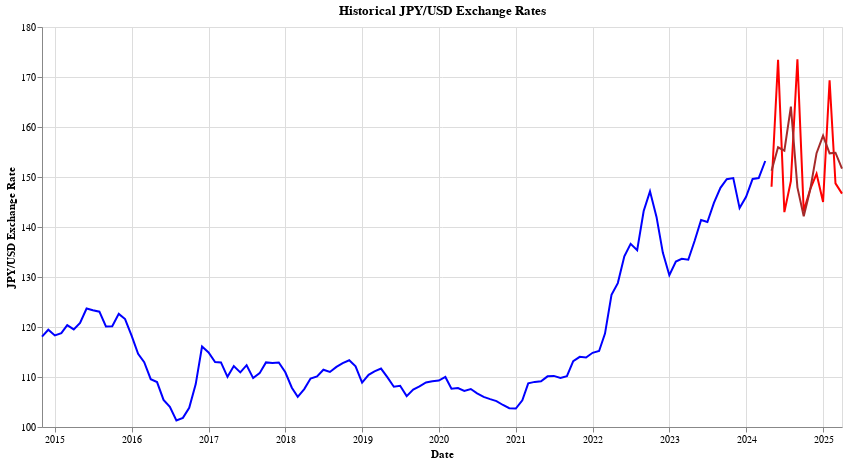

Here is the notebook cell this chart was saved with:
### Code cell
import altair as alt

# 创建历史数据图表
chart1 = alt.Chart(df1).mark_line(color='blue').encode(
    x=alt.X('date:T', title='Date'),
    y=alt.Y('df_sum_value:Q', title='JPY/USD Exchange Rate', scale=alt.Scale(domain=[100, 180]))
).properties(
    title='Historical JPY/USD Exchange Rates'
)

# 创建预测数据图表
chart2 = alt.Chart(future_df1).mark_line(color='red').encode(
    x=alt.X('Date:T', title='Date'),
    y=alt.Y('Exchange Rate:Q', title='JPY/USD Exchange Rate', scale=alt.Scale(domain=[100, 180]))
).properties(
    title='Predicted JPY/USD Exchange Rates'
)

chart3 = alt.Chart(future_df2).mark_line(color='brown').encode(
    x=alt.X('Date:T', title='Date'),
    y=alt.Y('Exchange Rate:Q', title='JPY/USD Exchange Rate', scale=alt.Scale(domain=[100, 180]))
).properties(
    title='Predicted JPY/USD Exchange Rates'
)
# 将两个图表合并
combined_chart = alt.layer(chart1, chart2,chart3).resolve_scale(
    y='shared'
).properties(
    width=800,
    height=400
)

combined_chart

### Figure 1 — Vega-Lite specification as saved in the notebook (floating-point values rounded to 4 significant figures)
{"config": {"view": {"continuousWidth": 300, "continuousHeight": 300}}, "layer": [{"data": {"name": "data-ff6ca3ff8c7c4c45f6cb0f3ce4b68246"}, "mark": {"type": "line", "color": "blue"}, "encoding": {"x": {"field": "date", "title": "Date", "type": "temporal"}, "y": {"field": "df_sum_value", "scale": {"domain": [100, 180]}, "title": "JPY/USD Exchange Rate", "type": "quantitative"}}, "title": "Historical JPY/USD Exchange Rates"}, {"data": {"name": "data-ff26f15ee9b67e2101e77f69c46699c2"}, "mark": {"type": "line", "color": "red"}, "encoding": {"x": {"field": "Date", "title": "Date", "type": "temporal"}, "y": {"field": "Exchange Rate", "scale": {"domain": [100, 180]}, "title": "JPY/USD Exchange Rate", "type": "quantitative"}}, "title": "Predicted JPY/USD Exchange Rates"}, {"data": {"name": "data-d5b57581cdc38cb940e904b2f676d156"}, "mark": {"type": "line", "color": "brown"}, "encoding": {"x": {"field": "Date", "title": "Date", "type": "temporal"}, "y": {"field": "Exchange Rate", "scale": {"domain": [100, 180]}, "title": "JPY/USD Exchange Rate", "type": "quantitative"}}, "title": "Predicted JPY/USD Exchange Rates"}], "height": 400, "resolve": {"scale": {"y": "shared"}}, "width": 800, "$schema": "https://vega.github.io/schema/vega-lite/v5.17.0.json", "datasets": {"data-ff6ca3ff8c7c4c45f6cb0f3ce4b68246": [{"date": "2024-04-01T00:00:00", "international_trans": -3346.0, "interest_margin": 3.67, "gdp": -0.2, "inflation": 1.37, "df_sum_value": 153.2}, {"date": "2024-03-01T00:00:00", "international_trans": -4103.0, "interest_margin": 3.468, "gdp": 0.3, "inflation": 1.462, "df_sum_value": 149.8}, {"date": "2024-02-01T00:00:00", "international_trans": -4103.0, "interest_margin": 3.501, "gdp": 0.3, "inflation": 1.357, "df_sum_value": 149.6}, {"date": "2024-01-01T00:00:00", "international_trans": -4103.0, "interest_margin": 3.406, "gdp": 0.3, "inflation": 1.95, "df_sum_value": 146.0}, {"date": "2023-12-01T00:00:00", "international_trans": -5524.0, "interest_margin": 3.347, "gdp": -2.2, "inflation": 1.696, "df_sum_value": 143.8}, {"date": "2023-11-01T00:00:00", "international_trans": -5524.0, "interest_margin": 3.692, "gdp": -2.2, "inflation": 1.6, "df_sum_value": 149.8}, {"date": "2023-10-01T00:00:00", "international_trans": -5524.0, "interest_margin": 3.972, "gdp": -2.2, "inflation": 1.379, "df_sum_value": 149.6}, {"date": "2023-09-01T00:00:00", "international_trans": -5131.0, "interest_margin": 3.658, "gdp": -2.0, "inflation": 1.464, "df_sum_value": 147.8}, {"date": "2023-08-01T00:00:00", "international_trans": -5131.0, "interest_margin": 3.531, "gdp": -2.0, "inflation": 1.387, "df_sum_value": 144.8}, {"date": "2023-07-01T00:00:00", "international_trans": -5131.0, "interest_margin": 3.433, "gdp": -2.0, "inflation": 1.516, "df_sum_value": 141.0}, {"date": "2023-06-01T00:00:00", "international_trans": -5277.0, "interest_margin": 3.344, "gdp": -1.8, "inflation": 1.455, "df_sum_value": 141.4}, {"date": "2023-05-01T00:00:00", "international_trans": -5277.0, "interest_margin": 3.201, "gdp": -1.8, "inflation": 1.656, "df_sum_value": 137.2}, {"date": "2023-04-01T00:00:00", "international_trans": -5277.0, "interest_margin": 3.001, "gdp": -1.8, "inflation": 1.618, "df_sum_value": 133.4}, {"date": "2023-03-01T00:00:00", "international_trans": -4977.0, "interest_margin": 3.299, "gdp": 2.1, "inflation": 1.806, "df_sum_value": 133.6}, {"date": "2023-02-01T00:00:00", "international_trans": -4977.0, "interest_margin": 3.255, "gdp": 2.1, "inflation": 1.774, "df_sum_value": 133.1}, {"date": "2023-01-01T00:00:00", "international_trans": -4977.0, "interest_margin": 3.072, "gdp": 2.1, "inflation": 1.333, "df_sum_value": 130.4}, {"date": "2022-12-01T00:00:00", "international_trans": -6272.0, "interest_margin": 3.296, "gdp": 2.7, "inflation": 1.425, "df_sum_value": 134.9}, {"date": "2022-11-01T00:00:00", "international_trans": -6272.0, "interest_margin": 3.625, "gdp": 2.7, "inflation": 1.622, "df_sum_value": 142.0}, {"date": "2022-10-01T00:00:00", "international_trans": -6272.0, "interest_margin": 3.726, "gdp": 2.7, "inflation": 1.75, "df_sum_value": 147.1}, {"date": "2022-09-01T00:00:00", "international_trans": -5091.0, "interest_margin": 3.255, "gdp": 4.7, "inflation": 2.2, "df_sum_value": 143.2}, {"date": "2022-08-01T00:00:00", "international_trans": -5091.0, "interest_margin": 2.701, "gdp": 4.7, "inflation": 2.25, "df_sum_value": 135.4}, {"date": "2022-07-01T00:00:00", "international_trans": -5091.0, "interest_margin": 2.672, "gdp": 4.7, "inflation": 2.458, "df_sum_value": 136.6}, {"date": "2022-06-01T00:00:00", "international_trans": -5133.0, "interest_margin": 2.897, "gdp": 9.4, "inflation": 2.682, "df_sum_value": 134.2}, {"date": "2022-05-01T00:00:00", "international_trans": -5133.0, "interest_margin": 2.652, "gdp": 9.4, "inflation": 2.857, "df_sum_value": 128.8}, {"date": "2022-04-01T00:00:00", "international_trans": -5133.0, "interest_margin": 2.501, "gdp": 9.4, "inflation": 2.952, "df_sum_value": 126.4}, {"date": "2022-03-01T00:00:00", "international_trans": -6900.0, "interest_margin": 1.931, "gdp": 8.8, "inflation": 8.125, "df_sum_value": 118.7}, {"date": "2022-02-01T00:00:00", "international_trans": -6900.0, "interest_margin": 1.731, "gdp": 8.8, "inflation": 10.67, "df_sum_value": 115.2}, {"date": "2022-01-01T00:00:00", "international_trans": -6900.0, "interest_margin": 1.636, "gdp": 8.8, "inflation": 30.0, "df_sum_value": 114.8}, {"date": "2021-12-01T00:00:00", "international_trans": -3858.0, "interest_margin": 1.407, "gdp": 8.4, "inflation": 11.0, "df_sum_value": 113.9}, {"date": "2021-11-01T00:00:00", "international_trans": -3858.0, "interest_margin": 1.487, "gdp": 8.4, "inflation": 9.8, "df_sum_value": 114.0}, {"date": "2021-10-01T00:00:00", "international_trans": -3858.0, "interest_margin": 1.497, "gdp": 8.4, "inflation": 46.0, "df_sum_value": 113.2}, {"date": "2021-09-01T00:00:00", "international_trans": -5546.0, "interest_margin": 1.324, "gdp": 7.1, "inflation": 40.0, "df_sum_value": 110.2}, {"date": "2021-08-01T00:00:00", "international_trans": -5546.0, "interest_margin": 1.263, "gdp": 7.1, "inflation": null, "df_sum_value": 109.8}, {"date": "2021-07-01T00:00:00", "international_trans": -5546.0, "interest_margin": 1.295, "gdp": 7.1, "inflation": -21.5, "df_sum_value": 110.2}, {"date": "2021-06-01T00:00:00", "international_trans": -4964.0, "interest_margin": 1.454, "gdp": 7.3, "inflation": 22.5, "df_sum_value": 110.1}, {"date": "2021-05-01T00:00:00", "international_trans": -4964.0, "interest_margin": 1.536, "gdp": 7.3, "inflation": 38.0, "df_sum_value": 109.1}, {"date": "2021-04-01T00:00:00", "international_trans": -4964.0, "interest_margin": 1.529, "gdp": 7.3, "inflation": -30.0, "df_sum_value": 109.0}, {"date": "2021-03-01T00:00:00", "international_trans": -4078.0, "interest_margin": 1.504, "gdp": 4.5, "inflation": -16.0, "df_sum_value": 108.7}, {"date": "2021-02-01T00:00:00", "international_trans": -4078.0, "interest_margin": 1.161, "gdp": 4.5, "inflation": -3.25, "df_sum_value": 105.3}, {"date": "2021-01-01T00:00:00", "international_trans": -4078.0, "interest_margin": 1.034, "gdp": 4.5, "inflation": -2.333, "df_sum_value": 103.7}, {"date": "2020-12-01T00:00:00", "international_trans": -5635.0, "interest_margin": 0.9116, "gdp": 1.6, "inflation": -1.6, "df_sum_value": 103.8}, {"date": "2020-11-01T00:00:00", "international_trans": -5635.0, "interest_margin": 0.8417, "gdp": 1.6, "inflation": -1.778, "df_sum_value": 104.4}, {"date": "2020-10-01T00:00:00", "international_trans": -5635.0, "interest_margin": 0.7474, "gdp": 1.6, "inflation": -2.286, "df_sum_value": 105.2}, {"date": "2020-09-01T00:00:00", "international_trans": -3907.0, "interest_margin": 0.6546, "gdp": 2.6, "inflation": -5.667, "df_sum_value": 105.6}, {"date": "2020-08-01T00:00:00", "international_trans": -3907.0, "interest_margin": 0.6162, "gdp": 2.6, "inflation": -4.25, "df_sum_value": 106.0}, {"date": "2020-07-01T00:00:00", "international_trans": -3907.0, "interest_margin": 0.5952, "gdp": 2.6, "inflation": null, "df_sum_value": 106.7}, {"date": "2020-06-01T00:00:00", "international_trans": -2424.0, "interest_margin": 0.7082, "gdp": -3.4, "inflation": null, "df_sum_value": 107.6}, {"date": "2020-05-01T00:00:00", "international_trans": -2424.0, "interest_margin": 0.6746, "gdp": -3.4, "inflation": -6.0, "df_sum_value": 107.2}, {"date": "2020-04-01T00:00:00", "international_trans": -2424.0, "interest_margin": 0.6549, "gdp": -3.4, "inflation": -7.0, "df_sum_value": 107.8}, {"date": "2020-03-01T00:00:00", "international_trans": -4875.0, "interest_margin": 0.9082, "gdp": 0.7, "inflation": 5.25, "df_sum_value": 107.7}, {"date": "2020-02-01T00:00:00", "international_trans": -4875.0, "interest_margin": 1.57, "gdp": 0.7, "inflation": 4.0, "df_sum_value": 110.0}, {"date": "2020-01-01T00:00:00", "international_trans": -4875.0, "interest_margin": 1.764, "gdp": 0.7, "inflation": 2.875, "df_sum_value": 109.3}, {"date": "2019-12-01T00:00:00", "international_trans": -3932.0, "interest_margin": 1.874, "gdp": 0.2, "inflation": 3.286, "df_sum_value": 109.1}, {"date": "2019-11-01T00:00:00", "international_trans": -3932.0, "interest_margin": 1.907, "gdp": 0.2, "inflation": 4.6, "df_sum_value": 108.9}, {"date": "2019-10-01T00:00:00", "international_trans": -3932.0, "interest_margin": 1.865, "gdp": 0.2, "inflation": 5.75, "df_sum_value": 108.1}, {"date": "2019-09-01T00:00:00", "international_trans": -4628.0, "interest_margin": 1.917, "gdp": 1.1, "inflation": 8.0, "df_sum_value": 107.5}, {"date": "2019-08-01T00:00:00", "international_trans": -4628.0, "interest_margin": 1.85, "gdp": 1.1, "inflation": 4.8, "df_sum_value": 106.2}, {"date": "2019-07-01T00:00:00", "international_trans": -4628.0, "interest_margin": 2.193, "gdp": 1.1, "inflation": 3.667, "df_sum_value": 108.2}, {"date": "2019-06-01T00:00:00", "international_trans": -5203.0, "interest_margin": 2.203, "gdp": 2.2, "inflation": 3.5, "df_sum_value": 108.0}, {"date": "2019-05-01T00:00:00", "international_trans": -5203.0, "interest_margin": 2.43, "gdp": 2.2, "inflation": 2.5, "df_sum_value": 110.0}, {"date": "2019-04-01T00:00:00", "international_trans": -5203.0, "interest_margin": 2.571, "gdp": 2.2, "inflation": 2.333, "df_sum_value": 111.7}, {"date": "2019-03-01T00:00:00", "international_trans": -5035.0, "interest_margin": 2.612, "gdp": 0.5, "inflation": 2.5, "df_sum_value": 111.1}, {"date": "2019-02-01T00:00:00", "international_trans": -5035.0, "interest_margin": 2.696, "gdp": 0.5, "inflation": 3.0, "df_sum_value": 110.4}, {"date": "2019-01-01T00:00:00", "international_trans": -5035.0, "interest_margin": 2.712, "gdp": 0.5, "inflation": 2.75, "df_sum_value": 108.9}, {"date": "2018-12-01T00:00:00", "international_trans": -5020.0, "interest_margin": 2.801, "gdp": 2.2, "inflation": 3.143, "df_sum_value": 112.1}, {"date": "2018-11-01T00:00:00", "international_trans": -5020.0, "interest_margin": 3.011, "gdp": 2.2, "inflation": 2.444, "df_sum_value": 113.3}, {"date": "2018-10-01T00:00:00", "international_trans": -5020.0, "interest_margin": 3.017, "gdp": 2.2, "inflation": 2.1, "df_sum_value": 112.8}, {"date": "2018-09-01T00:00:00", "international_trans": -3925.0, "interest_margin": 2.879, "gdp": 1.8, "inflation": 2.2, "df_sum_value": 112.0}, {"date": "2018-08-01T00:00:00", "international_trans": -3925.0, "interest_margin": 2.786, "gdp": 1.8, "inflation": 2.444, "df_sum_value": 111.0}, {"date": "2018-07-01T00:00:00", "international_trans": -3925.0, "interest_margin": 2.836, "gdp": 1.8, "inflation": 3.0, "df_sum_value": 111.5}, {"date": "2018-06-01T00:00:00", "international_trans": -4785.0, "interest_margin": 2.874, "gdp": 3.2, "inflation": 2.875, "df_sum_value": 110.1}, {"date": "2018-05-01T00:00:00", "international_trans": -4785.0, "interest_margin": 2.934, "gdp": 3.2, "inflation": 3.143, "df_sum_value": 109.7}, {"date": "2018-04-01T00:00:00", "international_trans": -4785.0, "interest_margin": 2.827, "gdp": 3.2, "inflation": 3.0, "df_sum_value": 107.6}, {"date": "2018-03-01T00:00:00", "international_trans": -4962.0, "interest_margin": 2.8, "gdp": 1.7, "inflation": 2.333, "df_sum_value": 106.0}, {"date": "2018-02-01T00:00:00", "international_trans": -4962.0, "interest_margin": 2.794, "gdp": 1.7, "inflation": 1.8, "df_sum_value": 107.9}, {"date": "2018-01-01T00:00:00", "international_trans": -4962.0, "interest_margin": 2.514, "gdp": 1.7, "inflation": 2.0, "df_sum_value": 111.0}, {"date": "2017-12-01T00:00:00", "international_trans": -5151.0, "interest_margin": 2.356, "gdp": 2.2, "inflation": 2.0, "df_sum_value": 112.9}, {"date": "2017-11-01T00:00:00", "international_trans": -5151.0, "interest_margin": 2.316, "gdp": 2.2, "inflation": 1.889, "df_sum_value": 112.8}, {"date": "2017-10-01T00:00:00", "international_trans": -5151.0, "interest_margin": 2.292, "gdp": 2.2, "inflation": 2.25, "df_sum_value": 112.9}, {"date": "2017-09-01T00:00:00", "international_trans": -4746.0, "interest_margin": 2.175, "gdp": 2.0, "inflation": 2.429, "df_sum_value": 110.8}, {"date": "2017-08-01T00:00:00", "international_trans": -4746.0, "interest_margin": 2.164, "gdp": 2.0, "inflation": 2.429, "df_sum_value": 109.8}, {"date": "2017-07-01T00:00:00", "international_trans": -4746.0, "interest_margin": 2.235, "gdp": 2.0, "inflation": 3.4, "df_sum_value": 112.4}, {"date": "2017-06-01T00:00:00", "international_trans": -4702.0, "interest_margin": 2.128, "gdp": 1.4, "inflation": 4.25, "df_sum_value": 110.9}, {"date": "2017-05-01T00:00:00", "international_trans": -4702.0, "interest_margin": 2.255, "gdp": 1.4, "inflation": 4.25, "df_sum_value": 112.2}, {"date": "2017-04-01T00:00:00", "international_trans": -4702.0, "interest_margin": 2.256, "gdp": 1.4, "inflation": 6.333, "df_sum_value": 110.0}, {"date": "2017-03-01T00:00:00", "international_trans": -5012.0, "interest_margin": 2.41, "gdp": 2.7, "inflation": 10.0, "df_sum_value": 112.9}, {"date": "2017-02-01T00:00:00", "international_trans": -5012.0, "interest_margin": 2.332, "gdp": 2.7, "inflation": 11.0, "df_sum_value": 113.0}, {"date": "2017-01-01T00:00:00", "international_trans": -5012.0, "interest_margin": 2.364, "gdp": 2.7, "inflation": 23.0, "df_sum_value": 114.9}, {"date": "2016-12-01T00:00:00", "international_trans": -5300.0, "interest_margin": 2.433, "gdp": 2.2, "inflation": -11.0, "df_sum_value": 116.1}, {"date": "2016-11-01T00:00:00", "international_trans": -5300.0, "interest_margin": 2.166, "gdp": 2.2, "inflation": -5.25, "df_sum_value": 108.6}, {"date": "2016-10-01T00:00:00", "international_trans": -5300.0, "interest_margin": 1.817, "gdp": 2.2, "inflation": -5.25, "df_sum_value": 103.8}, {"date": "2016-09-01T00:00:00", "international_trans": -4556.0, "interest_margin": 1.666, "gdp": 1.6, "inflation": -4.4, "df_sum_value": 101.8}, {"date": "2016-08-01T00:00:00", "international_trans": -4556.0, "interest_margin": 1.637, "gdp": 1.6, "inflation": -4.6, "df_sum_value": 101.3}, {"date": "2016-07-01T00:00:00", "international_trans": -4556.0, "interest_margin": 1.737, "gdp": 1.6, "inflation": -4.4, "df_sum_value": 104.0}, {"date": "2016-06-01T00:00:00", "international_trans": -4969.0, "interest_margin": 1.795, "gdp": 1.6, "inflation": -4.4, "df_sum_value": 105.4}, {"date": "2016-05-01T00:00:00", "international_trans": -4969.0, "interest_margin": 1.911, "gdp": 1.6, "inflation": -5.5, "df_sum_value": 109.0}, {"date": "2016-04-01T00:00:00", "international_trans": -4969.0, "interest_margin": 1.883, "gdp": 1.6, "inflation": -7.0, "df_sum_value": 109.6}, {"date": "2016-03-01T00:00:00", "international_trans": -4957.0, "interest_margin": 1.935, "gdp": -0.5, "inflation": -7.333, "df_sum_value": 113.0}, {"date": "2016-02-01T00:00:00", "international_trans": -4957.0, "interest_margin": 1.754, "gdp": -0.5, "inflation": null, "df_sum_value": 114.6}, {"date": "2016-01-01T00:00:00", "international_trans": -4957.0, "interest_margin": 1.844, "gdp": -0.5, "inflation": null, "df_sum_value": 118.3}, {"date": "2015-12-01T00:00:00", "international_trans": -5306.0, "interest_margin": 1.936, "gdp": -0.6, "inflation": 21.0, "df_sum_value": 121.6}, {"date": "2015-11-01T00:00:00", "international_trans": -5306.0, "interest_margin": 1.952, "gdp": -0.6, "inflation": 20.0, "df_sum_value": 122.6}, {"date": "2015-10-01T00:00:00", "international_trans": -5306.0, "interest_margin": 1.735, "gdp": -0.6, "inflation": -19.0, "df_sum_value": 120.1}, {"date": "2015-09-01T00:00:00", "international_trans": -4423.0, "interest_margin": 1.805, "gdp": -0.5, "inflation": -19.0, "df_sum_value": 120.1}, {"date": "2015-08-01T00:00:00", "international_trans": -4423.0, "interest_margin": 1.776, "gdp": -0.5, "inflation": -18.0, "df_sum_value": 123.1}, {"date": "2015-07-01T00:00:00", "international_trans": -4423.0, "interest_margin": 1.876, "gdp": -0.5, "inflation": null, "df_sum_value": 123.3}, {"date": "2015-06-01T00:00:00", "international_trans": -5154.0, "interest_margin": 1.89, "gdp": 0.6, "inflation": 18.0, "df_sum_value": 123.7}, {"date": "2015-05-01T00:00:00", "international_trans": -5154.0, "interest_margin": 1.784, "gdp": 0.6, "inflation": 17.0, "df_sum_value": 120.8}, {"date": "2015-04-01T00:00:00", "international_trans": -5154.0, "interest_margin": 1.588, "gdp": 0.6, "inflation": 6.0, "df_sum_value": 119.5}, {"date": "2015-03-01T00:00:00", "international_trans": -4489.0, "interest_margin": 1.657, "gdp": -3.5, "inflation": 0.8182, "df_sum_value": 120.4}, {"date": "2015-02-01T00:00:00", "international_trans": -4489.0, "interest_margin": 1.6, "gdp": -3.5, "inflation": 0.85, "df_sum_value": 118.8}, {"date": "2015-01-01T00:00:00", "international_trans": -4489.0, "interest_margin": 1.58, "gdp": -3.5, "inflation": 0.7273, "df_sum_value": 118.3}, {"date": "2014-12-01T00:00:00", "international_trans": -5077.0, "interest_margin": 1.841, "gdp": -2.3, "inflation": 0.64, "df_sum_value": 119.5}, {"date": "2014-11-01T00:00:00", "international_trans": -5077.0, "interest_margin": 1.893, "gdp": -2.3, "inflation": 0.6296, "df_sum_value": 118.1}], "data-ff26f15ee9b67e2101e77f69c46699c2": [{"Date": "2024-05", "Exchange Rate": 148.1}, {"Date": "2024-06", "Exchange Rate": 173.5}, {"Date": "2024-07", "Exchange Rate": 143.0}, {"Date": "2024-08", "Exchange Rate": 149.2}, {"Date": "2024-09", "Exchange Rate": 173.5}, {"Date": "2024-10", "Exchange Rate": 143.2}, {"Date": "2024-11", "Exchange Rate": 147.6}, {"Date": "2024-12", "Exchange Rate": 150.6}, {"Date": "2025-01", "Exchange Rate": 145.0}, {"Date": "2025-02", "Exchange Rate": 169.3}, {"Date": "2025-03", "Exchange Rate": 148.7}, {"Date": "2025-04", "Exchange Rate": 146.7}], "data-d5b57581cdc38cb940e904b2f676d156": [{"Date": "2024-05", "Exchange Rate": 151.2}, {"Date": "2024-06", "Exchange Rate": 155.9}, {"Date": "2024-07", "Exchange Rate": 155.3}, {"Date": "2024-08", "Exchange Rate": 164.1}, {"Date": "2024-09", "Exchange Rate": 147.9}, {"Date": "2024-10", "Exchange Rate": 142.1}, {"Date": "2024-11", "Exchange Rate": 147.5}, {"Date": "2024-12", "Exchange Rate": 154.8}, {"Date": "2025-01", "Exchange Rate": 158.3}, {"Date": "2025-02", "Exchange Rate": 154.7}, {"Date": "2025-03", "Exchange Rate": 154.9}, {"Date": "2025-04", "Exchange Rate": 151.7}]}}
